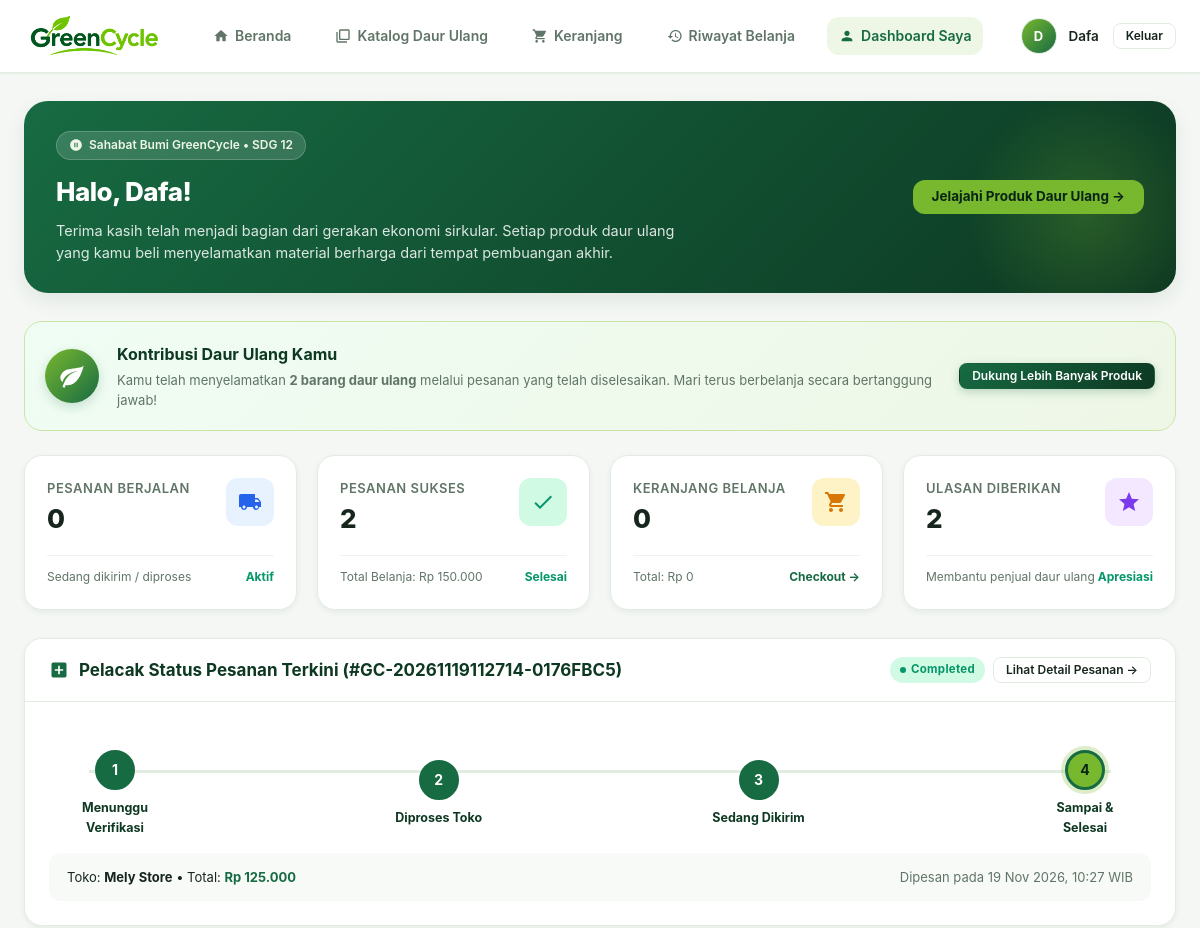
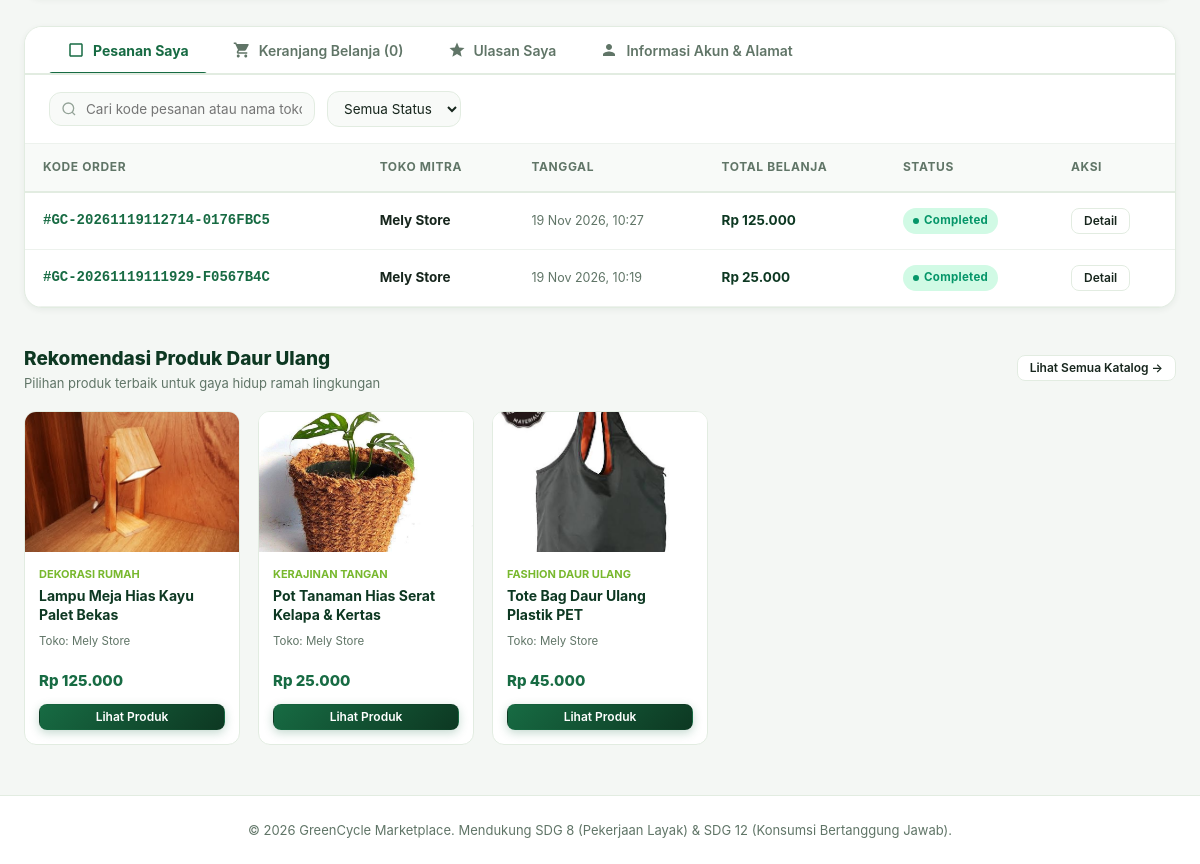
/customer/dashboard.php (signed in), run on the app's committed database (2 pictures, top to bottom).
### tables this page shows
CREATE TABLE `orders` (
  `id` int(11) NOT NULL,
  `order_code` varchar(50) NOT NULL,
  `user_id` int(11) NOT NULL,
  `store_id` int(11) NOT NULL,
  `order_date` timestamp NOT NULL DEFAULT current_timestamp(),
  `shipping_address` text NOT NULL,
  `phone` varchar(20) NOT NULL DEFAULT '',
  `subtotal` decimal(12,2) NOT NULL DEFAULT 0.00,
  `shipping_cost` decimal(12,2) NOT NULL DEFAULT 0.00,
  `total_amount` decimal(12,2) NOT NULL DEFAULT 0.00,
  `status` enum('pending','processing','shipped','completed','cancelled') NOT NULL DEFAULT 'pending',
  `notes` text DEFAULT NULL,
  `created_at` timestamp NOT NULL DEFAULT current_timestamp(),
  `updated_at` timestamp NOT NULL DEFAULT current_timestamp() ON UPDATE current_timestamp()
);

CREATE TABLE `stores` (
  `id` int(11) NOT NULL,
  `user_id` int(11) NOT NULL,
  `store_name` varchar(150) NOT NULL,
  `description` text DEFAULT NULL,
  `address` text DEFAULT NULL,
  `phone` varchar(20) DEFAULT NULL,
  `logo` varchar(255) DEFAULT NULL,
  `status` enum('active','inactive') NOT NULL DEFAULT 'active',
  `created_at` timestamp NOT NULL DEFAULT current_timestamp(),
  `updated_at` timestamp NOT NULL DEFAULT current_timestamp() ON UPDATE current_timestamp()
);

CREATE TABLE `products` (
  `id` int(11) NOT NULL,
  `store_id` int(11) NOT NULL,
  `category_id` int(11) NOT NULL,
  `product_name` varchar(150) NOT NULL,
  `description` text DEFAULT NULL,
  `material_info` text DEFAULT NULL,
  `price` decimal(12,2) NOT NULL,
  `stock` int(11) NOT NULL DEFAULT 0,
  `product_photo` varchar(255) DEFAULT NULL,
  `status` enum('active','inactive') NOT NULL DEFAULT 'active',
  `created_at` timestamp NOT NULL DEFAULT current_timestamp(),
  `updated_at` timestamp NOT NULL DEFAULT current_timestamp() ON UPDATE current_timestamp()
);

CREATE TABLE `categories` (
  `id` int(11) NOT NULL,
  `category_name` varchar(100) NOT NULL,
  `description` text DEFAULT NULL,
  `created_at` timestamp NOT NULL DEFAULT current_timestamp(),
  `updated_at` timestamp NOT NULL DEFAULT current_timestamp() ON UPDATE current_timestamp()
);

### customer/dashboard.php (the view, shortened to what the rows shown need)
<?php
require_once __DIR__ . '/../includes/auth_check.php';
$userId = (int)$_SESSION['user_id'];
$customerName = $_SESSION['name'] ?? 'Pelanggan GreenCycle';
$recentOrdersStmt = $conn->prepare("
    SELECT
        o.id,
        o.order_code,
        o.order_date,
        o.total_amount,
        o.status,
        s.store_name,
        (SELECT COUNT(*) FROM order_items oi WHERE oi.order_id = o.id) AS item_count
    FROM orders o
    INNER JOIN stores s ON o.store_id = s.id
    WHERE o.user_id = ?
    ORDER BY o.order_date DESC
    LIMIT 8
");
$recentOrdersStmt->bind_param("i", $userId);
$recentOrdersStmt->execute();
$orders = $recentOrdersStmt->get_result()->fetch_all(MYSQLI_ASSOC);
$trackedOrder = null;
if (!empty($orders)) {
    if (!$trackedOrder) {
        $trackedOrder = $orders[0];
    }
}
$recommendedProducts = [];
$recQuery = $conn->query("
    SELECT
        p.id,
        p.product_name,
        p.price,
        p.product_photo,
        c.category_name,
        s.store_name
    FROM products p
    INNER JOIN categories c ON p.category_id = c.id
    INNER JOIN stores s ON p.store_id = s.id
    WHERE p.status = 'active' AND p.stock > 0
    ORDER BY p.id DESC
    LIMIT 4
");
if ($recQuery) {
    $recommendedProducts = $recQuery->fetch_all(MYSQLI_ASSOC);
}
?>
<!DOCTYPE html>
<html lang="id">
<head>
    <link rel="stylesheet" href="/GreenCycle/assets/css/dashboard.css">
</head>
<body>
    <main class="gc-customer-container">
        <div class="gc-hero-banner" style="background: linear-gradient(135deg, var(--gc-primary) 0%, var(--gc-forest) 100%);">
            <div class="gc-hero-info">
                <h1 class="gc-hero-title">Halo, <?= e($customerName) ?>!</h1>
            </div>
        </div>
        <?php if ($trackedOrder): ?>
            <?php
                $stVal = $trackedOrder['status'];
                $steps = [
                    'pending' => 1,
                    'processing' => 2,
                    'shipped' => 3,
                    'completed' => 4
                ];
                $currentStepNum = $steps[$stVal] ?? 1;
            ?>
            <div class="gc-panel">
                <div class="gc-panel-header">
                    <div class="gc-panel-title">
                        <svg viewBox="0 0 24 24" fill="currentColor"><path d="M19 3H5c-1.1 0-2 .9-2 2v14c0 1.1.9 2 2 2h14c1.1 0 2-.9 2-2V5c0-1.1-.9-2-2-2zm-2 10h-4v4h-2v-4H7v-2h4V7h2v4h4v2z"/></svg>
                        Pelacak Status Pesanan Terkini (#<?= e($trackedOrder['order_code']) ?>)
                    </div>
                    <div style="display: flex; align-items: center; gap: 8px;">
                        <span class="gc-badge badge-<?= e($stVal) ?>"><?= e($stVal) ?></span>
                        <a href="/GreenCycle/pages/order-detail.php?id=<?= $trackedOrder['id'] ?>" class="gc-btn gc-btn-sm gc-btn-secondary">
                            Lihat Detail Pesanan &rarr;
                        </a>
                    </div>
                </div>
                <div class="gc-panel-body">
                    <?php if ($stVal === 'cancelled'): ?>
                        <div class="gc-alert gc-alert-error" style="margin-bottom: 0;">
                            Pesanan ini telah dibatalkan. Silakan hubungi penjual atau periksa riwayat transaksi Anda.
                        </div>
                    <?php else: ?>
                        <div class="gc-stepper">
                            <div class="gc-step-item <?= $currentStepNum > 1 ? 'completed' : ($currentStepNum === 1 ? 'active' : '') ?>">
                                <div class="gc-step-circle">1</div>
                                <div class="gc-step-title">Menunggu Verifikasi</div>
                            </div>
                            <div class="gc-step-item <?= $currentStepNum > 2 ? 'completed' : ($currentStepNum === 2 ? 'active' : '') ?>">
                                <div class="gc-step-circle">2</div>
                                <div class="gc-step-title">Diproses Toko</div>
                            </div>
                            <div class="gc-step-item <?= $currentStepNum > 3 ? 'completed' : ($currentStepNum === 3 ? 'active' : '') ?>">
                                <div class="gc-step-circle">3</div>
                                <div class="gc-step-title">Sedang Dikirim</div>
                            </div>
                            <div class="gc-step-item <?= $currentStepNum >= 4 ? 'completed active' : '' ?>">
                                <div class="gc-step-circle">4</div>
                                <div class="gc-step-title">Sampai & Selesai</div>
                            </div>
                        </div>
                        <div style="background: var(--gc-surface-alt); border-radius: var(--gc-radius-md); padding: 14px 18px; margin-top: 16px; display: flex; justify-content: space-between; align-items: center; font-size: 13px;">
                            <div>
                                Toko: <strong><?= e($trackedOrder['store_name']) ?></strong> • Total: <strong style="color: var(--gc-primary);">Rp <?= number_format($trackedOrder['total_amount'], 0, ',', '.') ?></strong>
                            </div>
                            <span style="color: var(--gc-text-muted);">
                                Dipesan pada <?= date('d M Y, H:i', strtotime($trackedOrder['order_date'])) ?> WIB
                            </span>
                        </div>
                    <?php endif; ?>
                </div>
            </div>
        <?php endif; ?>
        <div class="gc-panel">
            <div class="gc-tab-pane active" id="tabCustOrders">
                <div class="gc-table-responsive">
                    <table class="gc-table" id="tableCustomerOrders">
                        <thead>
                            <tr>
                                <th>Kode Order</th>
                                <th>Toko Mitra</th>
                                <th>Tanggal</th>
                                <th>Total Belanja</th>
                                <th>Status</th>
                                <th>Aksi</th>
                            </tr>
                        </thead>
                        <tbody>
                            <?php if (empty($orders)): ?>
                                <tr>
                                    <td colspan="6" style="text-align:center; padding:36px; color:var(--gc-text-muted);">
                                        Kamu belum pernah membuat pesanan di GreenCycle.
                                        <br><br>
                                        <a href="/GreenCycle/pages/products.php" class="gc-btn gc-btn-sm gc-btn-primary">
                                            Mulai Belanja Daur Ulang &rarr;
                                        </a>
                                    </td>
                                </tr>
                            <?php else: ?>
                                <?php foreach ($orders as $ord): ?>
                                    <tr data-status="<?= e($ord['status']) ?>">
                                        <td>
                                            <strong style="color: var(--gc-primary); font-family: monospace; font-size: 14px;">
                                                #<?= e($ord['order_code']) ?>
                                            </strong>
                                        </td>
                                        <td><strong><?= e($ord['store_name']) ?></strong></td>
                                        <td style="color: var(--gc-text-muted); font-size: 12.5px;">
                                            <?= date('d M Y, H:i', strtotime($ord['order_date'])) ?>
                                        </td>
                                        <td>
                                            <strong style="color: var(--gc-forest);">
                                                Rp <?= number_format($ord['total_amount'], 0, ',', '.') ?>
                                            </strong>
                                        </td>
                                        <td>
                                            <span class="gc-badge badge-<?= e($ord['status']) ?>">
                                                <?= e($ord['status']) ?>
                                            </span>
                                        </td>
                                        <td>
                                            <div style="display: flex; gap: 6px; align-items: center;">
                                                <a href="/GreenCycle/pages/order-detail.php?id=<?= $ord['id'] ?>" class="gc-btn gc-btn-sm gc-btn-secondary">
                                                    Detail
                                                </a>
                                            </div>
                                        </td>
                                    </tr>
                                <?php endforeach; ?>
                            <?php endif; ?>
                        </tbody>
                    </table>
                </div>
            </div>
        </div>
        <?php if (!empty($recommendedProducts)): ?>
            <div style="margin-top: 36px; margin-bottom: 30px;">
                <div class="gc-product-grid">
                    <?php foreach ($recommendedProducts as $rp): ?>
                        <div class="gc-product-card">
                            <?php if (!empty($rp['product_photo'])): ?>
                                <img src="/GreenCycle/uploads/<?= e($rp['product_photo']) ?>" alt="<?= e($rp['product_name']) ?>" class="gc-product-img" onerror="this.src='/GreenCycle/assets/images/greencycle-logo.png'; this.style.objectFit='contain';">
                            <?php else: ?>
                                <div class="gc-product-img" style="display:flex; align-items:center; justify-content:center; background:var(--gc-surface-alt); color:var(--gc-text-light);">
                                    ♻ GreenCycle
                                </div>
                            <?php endif; ?>
                            <div class="gc-product-body">
                                <span class="gc-product-cat"><?= e($rp['category_name']) ?></span>
                                <h4 class="gc-product-title"><?= e($rp['product_name']) ?></h4>
                                <div style="font-size: 11.5px; color: var(--gc-text-muted); margin-bottom: 8px;">
                                    Toko: <?= e($rp['store_name']) ?>
                                </div>
                                <div class="gc-product-price">
                                    Rp <?= number_format($rp['price'], 0, ',', '.') ?>
                                </div>
                                <div style="margin-top: 12px;">
                                    <a href="/GreenCycle/pages/product-detail.php?id=<?= $rp['id'] ?>" class="gc-btn gc-btn-sm gc-btn-primary" style="width: 100%;">
                                        Lihat Produk
                                    </a>
                                </div>
                            </div>
                        </div>
                    <?php endforeach; ?>
                </div>
            </div>
        <?php endif; ?>
    </main>
</body>
</html>

### data on the page
orders: order_code "GC-20261119112714-0176FBC5", status "Completed", total_amount "125.000", order_date "19 Nov 2026, 10:27", store.store_name "Mely Store"
stores: store_name "Mely Store"
orders: order_code "GC-20261119111929-F0567B4C", store.store_name "Mely Store", order_date "19 Nov 2026, 10:19", total_amount "25.000", status "Completed"
products: product_photo (picture), category.category_name "DEKORASI RUMAH", product_name "Lampu Meja Hias Kayu Palet Bekas", store.store_name "Mely Store", price "125.000"
products: product_photo (picture), category.category_name "KERAJINAN TANGAN", product_name "Pot Tanaman Hias Serat Kelapa & Kertas", store.store_name "Mely Store", price "25.000"
products: product_photo (picture), category.category_name "FASHION DAUR ULANG", product_name "Tote Bag Daur Ulang Plastik PET", store.store_name "Mely Store", price "45.000", $rp['id'] 1 (drawn)

### other printed values
substr($customerName, 0, 1) "D"
$customerName "Dafa"
$stats['items_rescued'] "2"
$stats['active_orders'] "0"
$stats['completed_orders'] "2"
$stats['total_spent'] "150.000"
$stats['cart_count'] "0"
$cartTotal "0"
count($reviews) "2"
